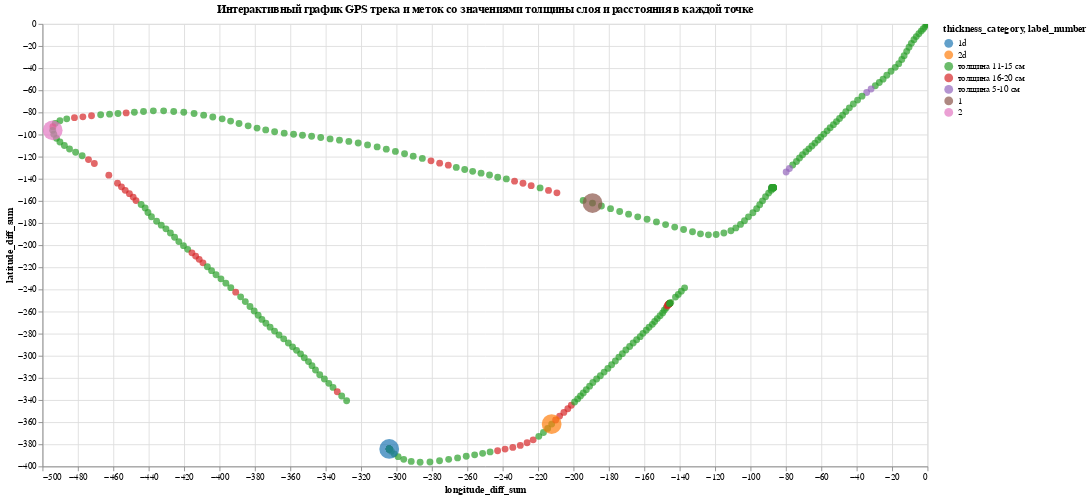

Notebook source saved alongside this figure:
### Code cell
chart1 = alt.Chart(final_data1).mark_circle(size=60).encode(
    x='longitude_diff_sum',
    y='latitude_diff_sum',
    color=alt.Color('thickness_category', scale=alt.Scale(scheme='category10')),
    tooltip=[alt.Tooltip('layer_thickness', title='Толщина слоя'), alt.Tooltip('distance', title='Расстояние от точки старта')]
).interactive().properties(width=1000, height=500)

chart12 = alt.Chart(full_data_label).mark_circle(size=500).encode(
    x='longitude_diff_sum',
    y='latitude_diff_sum',
    color=alt.Color('label_number:O', scale=alt.Scale(scheme='set1')),
    tooltip=[alt.Tooltip('layer_thickness', title='Толщина слоя'), alt.Tooltip('distance', title='Расстояние от точки старта')]
).interactive().properties(width=1000, height=500, title='Интерактивный график GPS трека и меток со значениями толщины слоя и расстояния в каждой точке')

chart2 = chart1 + chart12
chart2.save('chart2.html')
chart2

### Figure 1 — Vega-Lite specification as saved in the notebook (floating-point values rounded to 4 significant figures; data arrays with more than 128 entries replaced by an {"elided": "..."} marker saying what was removed)
{"config": {"view": {"continuousWidth": 400, "continuousHeight": 300}}, "layer": [{"data": {"name": "data-8dcb50d715b18e68b8d402d87cee3beb"}, "mark": {"type": "circle", "size": 60}, "encoding": {"color": {"type": "nominal", "field": "thickness_category", "scale": {"scheme": "category10"}}, "tooltip": [{"type": "quantitative", "field": "layer_thickness", "title": "Толщина слоя"}, {"type": "quantitative", "field": "distance", "title": "Расстояние от точки старта"}], "x": {"type": "quantitative", "field": "longitude_diff_sum"}, "y": {"type": "quantitative", "field": "latitude_diff_sum"}}, "height": 500, "selection": {"selector005": {"type": "interval", "bind": "scales", "encodings": ["x", "y"]}}, "width": 1000}, {"data": {"name": "data-145c797a742871fd4b3f20a5794ba831"}, "mark": {"type": "circle", "size": 500}, "encoding": {"color": {"type": "ordinal", "field": "label_number", "scale": {"scheme": "set1"}}, "tooltip": [{"type": "quantitative", "field": "layer_thickness", "title": "Толщина слоя"}, {"type": "quantitative", "field": "distance", "title": "Расстояние от точки старта"}], "x": {"type": "quantitative", "field": "longitude_diff_sum"}, "y": {"type": "quantitative", "field": "latitude_diff_sum"}}, "height": 500, "selection": {"selector006": {"type": "interval", "bind": "scales", "encodings": ["x", "y"]}}, "title": "Интерактивный график GPS трека и меток со значениями толщины слоя и расстояния в каждой точке", "width": 1000}], "$schema": "https://vega.github.io/schema/vega-lite/v4.8.1.json", "datasets": {"data-8dcb50d715b18e68b8d402d87cee3beb": {"elided": "319 records"}, "data-145c797a742871fd4b3f20a5794ba831": [{"frame_number": 3461, "label_number": 1, "layer_thickness": 11, "thickness_category": "толщина 11-15 см", "latitude": 55.77, "longitude": 37.52, "longitude_diff_sum": -189.2, "latitude_diff_sum": -162.0, "distance": 306.5}, {"frame_number": 5119, "label_number": 2, "layer_thickness": 14, "thickness_category": "толщина 11-15 см", "latitude": 55.77, "longitude": 37.51, "longitude_diff_sum": -494.2, "latitude_diff_sum": -96.21, "distance": 633.6}, {"frame_number": 7881, "label_number": "1d", "layer_thickness": 13, "thickness_category": "толщина 11-15 см", "latitude": 55.77, "longitude": 37.51, "longitude_diff_sum": -304.1, "latitude_diff_sum": -384.2, "distance": 981.8}, {"frame_number": 8573, "label_number": "2d", "layer_thickness": 16, "thickness_category": "толщина 16-20 см", "latitude": 55.77, "longitude": 37.52, "longitude_diff_sum": -212.3, "latitude_diff_sum": -361.7, "distance": 1090.0}]}}
